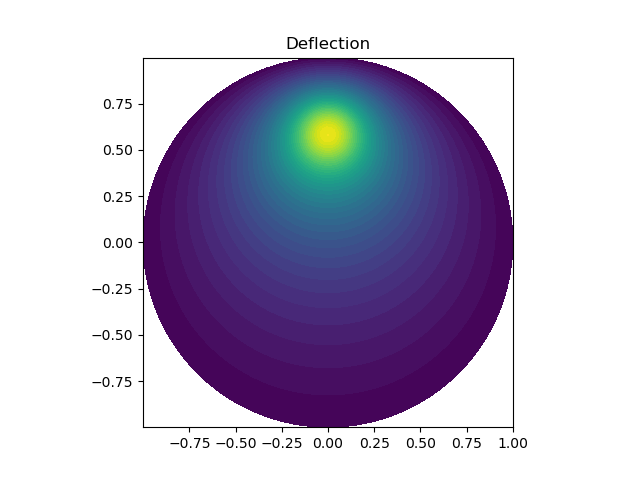

Source code (Python):
from fenics import *
from mshr import *
import numpy as np

domain = Circle(Point(0,0), 1)
mesh = generate_mesh(domain, 64)

V = FunctionSpace(mesh, 'P', 2)

w_D = Constant(0)

def boundary(x, on_boundary):
    return on_boundary

bc = DirichletBC(V, w_D, boundary)

beta = 8
R0 = 0.6
p = Expression('4*exp(-pow(beta, 2)*(pow(x[0], 2) + pow(x[1] - R0, 2)))',
               degree=1, beta=beta, R0=R0)

# Define variational problem
w = TrialFunction(V)
v = TestFunction(V)
a = dot(grad(w), grad(v))*dx
L = p*v*dx

# Compute solution
w = Function(V)
solve(a == L, w, bc)

# Plot solution
p = interpolate(p, V)
plot(w, title='Deflection')
#plot(p, title='Load')


# Curve plot along x = 0 comparing p and w
import numpy as np
import matplotlib.pyplot as plt
tol = 0.001  # avoid hitting points outside the domain
y = np.linspace(-1 + tol, 1 - tol, 101)
points = [(0, y_) for y_ in y]  # 2D points
w_line = np.array([w(point) for point in points])
p_line = np.array([p(point) for point in points])
#plt.plot(y, 50*w_line, 'k', linewidth=2)  # magnify w
#plt.plot(y, p_line, 'b--', linewidth=2)
#plt.grid(True)
#plt.xlabel('$y$')
#plt.legend(['Deflection ($\\times 50$)', 'Load'], loc='upper left')
plt.savefig('ft02_poisson_membrane.png')